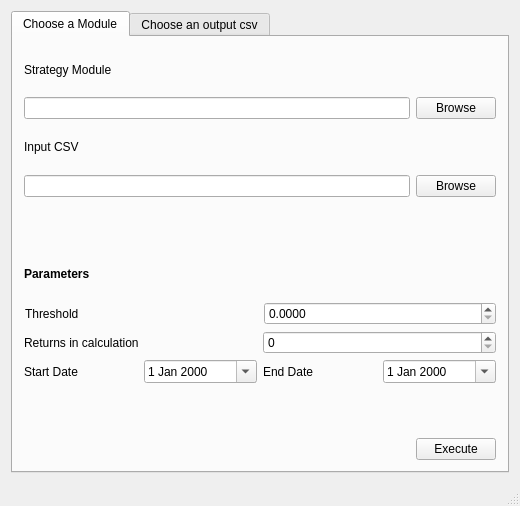
<?xml version="1.0" encoding="UTF-8"?>
<ui version="4.0">
 <class>MainWindow</class>
 <widget class="QMainWindow" name="MainWindow">
  <property name="geometry">
   <rect>
    <x>0</x>
    <y>0</y>
    <width>520</width>
    <height>506</height>
   </rect>
  </property>
  <property name="sizePolicy">
   <sizepolicy hsizetype="Preferred" vsizetype="Preferred">
    <horstretch>80</horstretch>
    <verstretch>0</verstretch>
   </sizepolicy>
  </property>
  <property name="windowTitle">
   <string>MainWindow</string>
  </property>
  <widget class="QWidget" name="centralWidget">
   <property name="enabled">
    <bool>true</bool>
   </property>
   <property name="sizePolicy">
    <sizepolicy hsizetype="Preferred" vsizetype="Preferred">
     <horstretch>0</horstretch>
     <verstretch>0</verstretch>
    </sizepolicy>
   </property>
   <property name="minimumSize">
    <size>
     <width>520</width>
     <height>450</height>
    </size>
   </property>
   <layout class="QVBoxLayout" name="verticalLayout_2">
    <item>
     <widget class="QTabWidget" name="analysis_prep">
      <property name="currentIndex">
       <number>0</number>
      </property>
      <widget class="QWidget" name="widget">
       <attribute name="title">
        <string>Choose a Module</string>
       </attribute>
       <layout class="QVBoxLayout" name="verticalLayout_3">
        <item>
         <layout class="QVBoxLayout" name="programLayout">
          <item>
           <widget class="QLabel" name="strategy_module_label">
            <property name="text">
             <string>Strategy Module</string>
            </property>
           </widget>
          </item>
          <item>
           <layout class="QHBoxLayout" name="strategyModuleLayout">
            <item>
             <widget class="QLineEdit" name="strategy_module_location"/>
            </item>
            <item>
             <widget class="QPushButton" name="browseModule">
              <property name="enabled">
               <bool>true</bool>
              </property>
              <property name="text">
               <string>Browse</string>
              </property>
             </widget>
            </item>
           </layout>
          </item>
          <item>
           <widget class="QLabel" name="input_csv_label">
            <property name="text">
             <string>Input CSV</string>
            </property>
           </widget>
          </item>
          <item>
           <layout class="QHBoxLayout" name="inputCSVLayout">
            <item>
             <widget class="QLineEdit" name="input_csv_location"/>
            </item>
            <item>
             <widget class="QPushButton" name="browseCSV">
              <property name="text">
               <string>Browse</string>
              </property>
             </widget>
            </item>
           </layout>
          </item>
          <item>
           <widget class="QLabel" name="inputcsv_valid">
            <property name="font">
             <font>
              <weight>75</weight>
              <bold>true</bold>
             </font>
            </property>
            <property name="text">
             <string/>
            </property>
           </widget>
          </item>
          <item>
           <widget class="QLabel" name="parameters_label">
            <property name="font">
             <font>
              <weight>75</weight>
              <bold>true</bold>
             </font>
            </property>
            <property name="text">
             <string>Parameters</string>
            </property>
           </widget>
          </item>
          <item>
           <layout class="QGridLayout" name="_2">
            <property name="leftMargin">
             <number>1</number>
            </property>
            <item row="0" column="1">
             <widget class="QLabel" name="threshold_label">
              <property name="text">
               <string>Threshold</string>
              </property>
             </widget>
            </item>
            <item row="0" column="2">
             <widget class="QDoubleSpinBox" name="threshold">
              <property name="decimals">
               <number>4</number>
              </property>
             </widget>
            </item>
           </layout>
          </item>
          <item>
           <layout class="QHBoxLayout" name="returnInCalculationLayout">
            <item>
             <widget class="QLabel" name="returnsInCalculation_label">
              <property name="text">
               <string>Returns in calculation</string>
              </property>
             </widget>
            </item>
            <item>
             <widget class="QSpinBox" name="returnsInCalculation"/>
            </item>
           </layout>
          </item>
          <item>
           <layout class="QHBoxLayout" name="dateLayout">
            <item>
             <widget class="QLabel" name="start_date_label">
              <property name="text">
               <string>Start Date</string>
              </property>
             </widget>
            </item>
            <item>
             <widget class="QDateEdit" name="start_date">
              <property name="calendarPopup">
               <bool>true</bool>
              </property>
             </widget>
            </item>
            <item>
             <widget class="QLabel" name="end_date_label">
              <property name="text">
               <string>End Date</string>
              </property>
             </widget>
            </item>
            <item>
             <widget class="QDateEdit" name="end_date">
              <property name="calendarPopup">
               <bool>true</bool>
              </property>
             </widget>
            </item>
           </layout>
          </item>
          <item>
           <widget class="QLabel" name="date_valid">
            <property name="styleSheet">
             <string notr="true">color:red;</string>
            </property>
            <property name="text">
             <string/>
            </property>
           </widget>
          </item>
          <item>
           <layout class="QGridLayout" name="executeLayout">
            <property name="spacing">
             <number>5</number>
            </property>
            <item row="0" column="0" alignment="Qt::AlignLeft">
             <widget class="QLabel" name="execution_status">
              <property name="sizePolicy">
               <sizepolicy hsizetype="Preferred" vsizetype="Preferred">
                <horstretch>80</horstretch>
                <verstretch>0</verstretch>
               </sizepolicy>
              </property>
              <property name="text">
               <string/>
              </property>
             </widget>
            </item>
            <item row="0" column="1">
             <widget class="QPushButton" name="execute_button">
              <property name="text">
               <string>Execute</string>
              </property>
             </widget>
            </item>
           </layout>
          </item>
         </layout>
        </item>
       </layout>
      </widget>
      <widget class="QWidget" name="tab_2">
       <attribute name="title">
        <string>Choose an output csv</string>
       </attribute>
       <layout class="QVBoxLayout" name="verticalLayout">
        <item>
         <layout class="QHBoxLayout" name="strategyModuleLayout_2">
          <item>
           <widget class="QLabel" name="outputcsv_label">
            <property name="text">
             <string>Output CSV File</string>
            </property>
           </widget>
          </item>
          <item>
           <widget class="QLineEdit" name="output_csv_location"/>
          </item>
          <item>
           <widget class="QPushButton" name="browse_outputcsv">
            <property name="enabled">
             <bool>true</bool>
            </property>
            <property name="text">
             <string>Browse</string>
            </property>
           </widget>
          </item>
         </layout>
        </item>
        <item>
         <layout class="QHBoxLayout" name="horizontalLayout">
          <property name="sizeConstraint">
           <enum>QLayout::SetMinimumSize</enum>
          </property>
          <item>
           <widget class="QLabel" name="output_csv_valid">
            <property name="autoFillBackground">
             <bool>false</bool>
            </property>
            <property name="styleSheet">
             <string notr="true">color: rgb(255, 0, 0);</string>
            </property>
            <property name="text">
             <string/>
            </property>
           </widget>
          </item>
         </layout>
        </item>
        <item>
         <widget class="QPushButton" name="analyse_button">
          <property name="text">
           <string>Analyse</string>
          </property>
         </widget>
        </item>
       </layout>
      </widget>
     </widget>
    </item>
   </layout>
  </widget>
  <widget class="QStatusBar" name="statusBar">
   <property name="enabled">
    <bool>true</bool>
   </property>
  </widget>
 </widget>
 <layoutdefault spacing="6" margin="11"/>
 <resources/>
 <connections/>
</ui>
